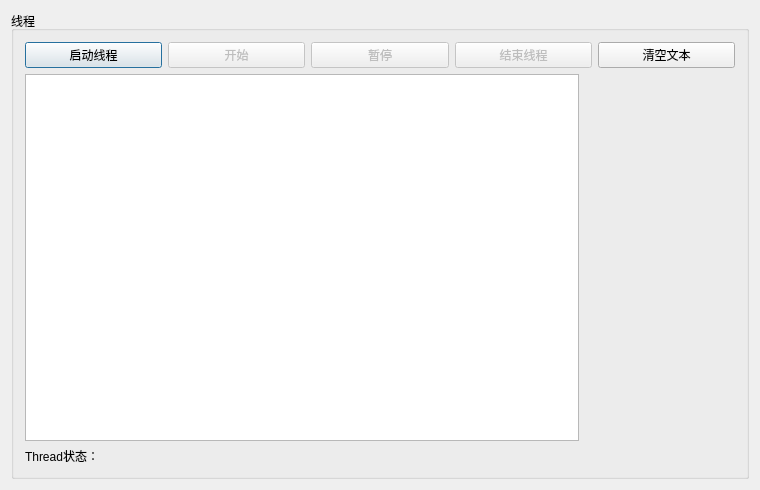
<?xml version="1.0" encoding="UTF-8"?>
<ui version="4.0">
 <class>Dialog</class>
 <widget class="QDialog" name="Dialog">
  <property name="geometry">
   <rect>
    <x>0</x>
    <y>0</y>
    <width>760</width>
    <height>490</height>
   </rect>
  </property>
  <property name="windowTitle">
   <string>多线程，使用QMutexLocker</string>
  </property>
  <layout class="QVBoxLayout" name="verticalLayout_2">
   <item>
    <widget class="QGroupBox" name="groupBox">
     <property name="title">
      <string>线程</string>
     </property>
     <layout class="QVBoxLayout" name="verticalLayout">
      <item>
       <layout class="QHBoxLayout" name="horizontalLayout">
        <item>
         <widget class="QPushButton" name="btnStartThread">
          <property name="text">
           <string>启动线程</string>
          </property>
         </widget>
        </item>
        <item>
         <widget class="QPushButton" name="btnDiceBegin">
          <property name="enabled">
           <bool>false</bool>
          </property>
          <property name="text">
           <string>开始</string>
          </property>
         </widget>
        </item>
        <item>
         <widget class="QPushButton" name="btnDiceEnd">
          <property name="enabled">
           <bool>false</bool>
          </property>
          <property name="text">
           <string>暂停</string>
          </property>
         </widget>
        </item>
        <item>
         <widget class="QPushButton" name="btnStopThread">
          <property name="enabled">
           <bool>false</bool>
          </property>
          <property name="text">
           <string>结束线程</string>
          </property>
         </widget>
        </item>
        <item>
         <widget class="QPushButton" name="btnClear">
          <property name="text">
           <string>清空文本</string>
          </property>
         </widget>
        </item>
       </layout>
      </item>
      <item>
       <layout class="QHBoxLayout" name="horizontalLayout_3">
        <item>
         <widget class="QPlainTextEdit" name="plainTextEdit"/>
        </item>
        <item>
         <widget class="QLabel" name="LabPic">
          <property name="minimumSize">
           <size>
            <width>150</width>
            <height>0</height>
           </size>
          </property>
          <property name="text">
           <string/>
          </property>
          <property name="pixmap">
           <pixmap resource="res.qrc">:/dice/images/d0.jpg</pixmap>
          </property>
         </widget>
        </item>
       </layout>
      </item>
      <item>
       <widget class="QLabel" name="LabA">
        <property name="text">
         <string>Thread状态：</string>
        </property>
       </widget>
      </item>
     </layout>
    </widget>
   </item>
  </layout>
 </widget>
 <layoutdefault spacing="6" margin="11"/>
 <resources>
  <include location="res.qrc"/>
 </resources>
 <connections/>
</ui>
